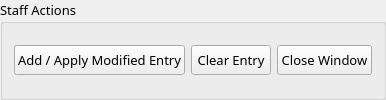
    <widget class="QGroupBox" name="groupBox_2">
     <property name="sizePolicy">
      <sizepolicy hsizetype="Preferred" vsizetype="Fixed">
       <horstretch>0</horstretch>
       <verstretch>0</verstretch>
      </sizepolicy>
     </property>
     <property name="font">
      <font>
       <family>Roboto Mono</family>
       <pointsize>10</pointsize>
      </font>
     </property>
     <property name="title">
      <string>Staff Actions</string>
     </property>
     <layout class="QHBoxLayout" name="horizontalLayout">
      <item>
       <widget class="QPushButton" name="DataManip_PushData">
        <property name="sizePolicy">
         <sizepolicy hsizetype="Minimum" vsizetype="Maximum">
          <horstretch>0</horstretch>
          <verstretch>0</verstretch>
         </sizepolicy>
        </property>
        <property name="minimumSize">
         <size>
          <width>0</width>
          <height>30</height>
         </size>
        </property>
        <property name="font">
         <font>
          <family>Roboto Mono</family>
          <pointsize>10</pointsize>
         </font>
        </property>
        <property name="text">
         <string>Add / Apply Modified Entry</string>
        </property>
       </widget>
      </item>
      <item>
       <widget class="QPushButton" name="DataManip_ResetActiveData">
        <property name="sizePolicy">
         <sizepolicy hsizetype="Minimum" vsizetype="Maximum">
          <horstretch>0</horstretch>
          <verstretch>0</verstretch>
         </sizepolicy>
        </property>
        <property name="minimumSize">
         <size>
          <width>0</width>
          <height>30</height>
         </size>
        </property>
        <property name="font">
         <font>
          <family>Roboto Mono</family>
          <pointsize>10</pointsize>
         </font>
        </property>
        <property name="text">
         <string>Clear Entry</string>
        </property>
       </widget>
      </item>
      <item>
       <widget class="QPushButton" name="DataManip_CloseWindow">
        <property name="sizePolicy">
         <sizepolicy hsizetype="Minimum" vsizetype="Maximum">
          <horstretch>0</horstretch>
          <verstretch>0</verstretch>
         </sizepolicy>
        </property>
        <property name="minimumSize">
         <size>
          <width>0</width>
          <height>30</height>
         </size>
        </property>
        <property name="font">
         <font>
          <family>Roboto Mono</family>
          <pointsize>10</pointsize>
         </font>
        </property>
        <property name="text">
         <string>Close Window</string>
        </property>
       </widget>
      </item>
     </layout>
    </widget>
